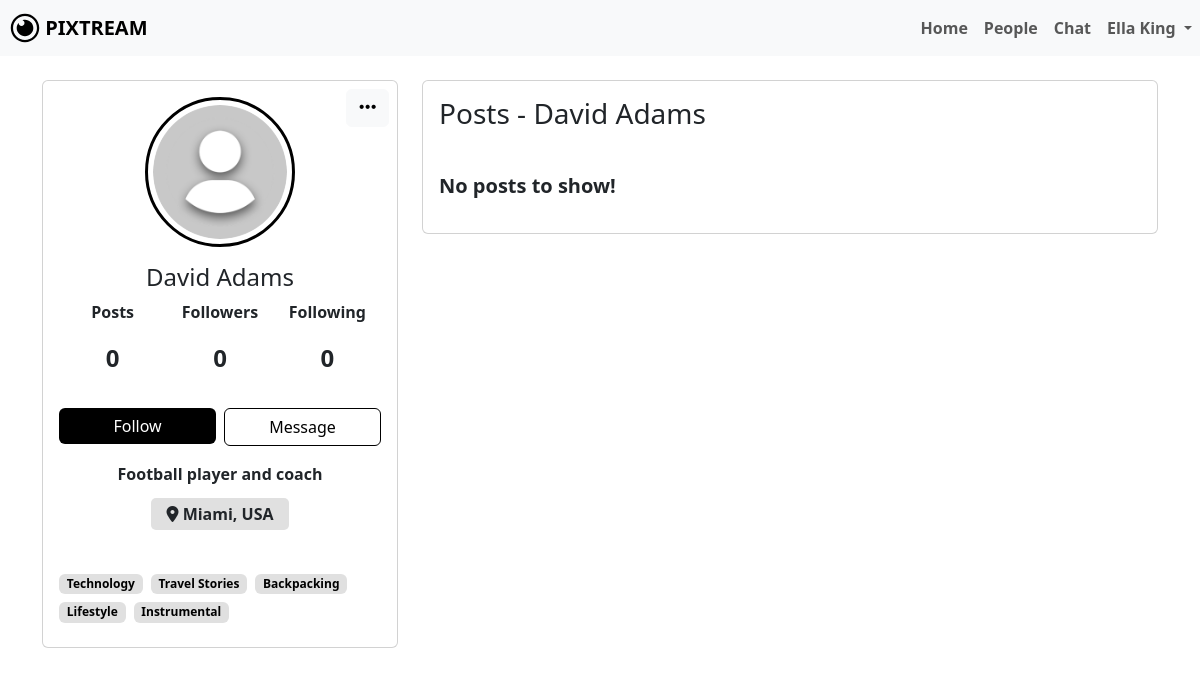
The page /user_profile.php?username=david_adams (signed in) on the database its author committed.
### tables this page shows
CREATE TABLE `users` (
  `id` bigint(20) NOT NULL,
  `name` varchar(100) DEFAULT NULL,
  `username` varchar(191) DEFAULT NULL,
  `email` varchar(191) DEFAULT NULL,
  `password` varchar(255) DEFAULT NULL,
  `bio` text DEFAULT NULL,
  `profile_picture` varchar(255) DEFAULT 'default.png',
  `location` varchar(255) DEFAULT NULL,
  `created_at` timestamp NOT NULL DEFAULT current_timestamp()
);

### user_profile.php (the view, shortened to what this page needs)
<?php
include 'dbconfig.php';
$username = $_SESSION['username'];
$log_sql = "SELECT * FROM users WHERE username='$username';";
$log_result = mysqli_query($conn, $log_sql);
$log_info = mysqli_fetch_assoc($log_result);
$log_id = $log_info['id'];
$log_name = $log_info['name'];
$viewedUsername = $_GET['username'];
$sql = "SELECT * FROM users WHERE username='$viewedUsername';";
$result = mysqli_query($conn, $sql);
$info = mysqli_fetch_assoc($result);
$user_id = $info['id'];
$name = $info['name'];
$profilePhoto = $info['profile_picture'] ?? 'default.png';
$bio = $info['bio'];
$location = $info['location'];
$interests = [];
$sql = "SELECT o.option_name
        FROM user_selections us
        JOIN options o ON us.option_id = o.id
        WHERE us.user_id = (SELECT id FROM users WHERE username = ? LIMIT 1)";
$stmt = $conn->prepare($sql);
$stmt->bind_param("s", $viewedUsername);
$stmt->execute();
$result = $stmt->get_result();
while ($row = $result->fetch_assoc()) {
    $interests[] = $row['option_name'];
}
$followersSql = "SELECT COUNT(*) AS follower_count FROM follows WHERE followed_id='$user_id';";
$followersResult = mysqli_query($conn, $followersSql);
$followersCount = mysqli_fetch_assoc($followersResult)['follower_count'];
$followingSql = "SELECT COUNT(*) AS following_count FROM follows WHERE follower_id='$user_id';";
$followingResult = mysqli_query($conn, $followingSql);
$followingCount = mysqli_fetch_assoc($followingResult)['following_count'];
$postSql = "SELECT COUNT(*) FROM posts WHERE user_id = '$user_id';";
$postResult = mysqli_query($conn, $postSql);
$postInfo = mysqli_fetch_array($postResult);
$postCount = $postInfo[0];
$isFollowingQuery = "SELECT * FROM follows WHERE follower_id = '$log_id' AND followed_id = '$user_id'";
$isFollowingResult = mysqli_query($conn, $isFollowingQuery);
$isFollowing = mysqli_num_rows($isFollowingResult) > 0;
$isBlockedQuery = "SELECT * FROM user_blocks WHERE blocked_by = '$log_id' AND blocked_user = '$user_id'";
$isBlockedResult = mysqli_query($conn, $isBlockedQuery);
$isBlocked = mysqli_num_rows($isBlockedResult) > 0;
?>
<!DOCTYPE html>
<html lang="en">
<head>
    <link rel="stylesheet" href="node_modules/bootstrap/dist/css/bootstrap.min.css">
    <link rel="stylesheet" href="library-files/fontawesome/css/all.min.css">
    <link rel="stylesheet" href="assets/css/me.css">
</head>
<body>
    <nav class="navbar navbar-expand-lg navbar-light bg-light">
        <a class="navbar-brand" href="#">
            <img src="assets/img/LOGO.svg" width="30" height="30" class="d-inline-block align-top" alt="" id="dash-icon">
            <b>PIXTREAM</b>
        </a>
        <div class="collapse navbar-collapse" id="navbarNavDropdown">
            <ul class="navbar-nav ms-auto">
                <li class="nav-item active">
                    <a class="nav-link" href="dashboard.php"><b>Home</b></a>
                </li>
                <li class="nav-item active">
                    <a class="nav-link" href="people.php"><b>People</b></a>
                </li>
                <li class="nav-item active">
                    <a class="nav-link" href="chat.php"><b>Chat</b></a>
                </li>
                <li class="nav-item dropdown">
                    <a class="nav-link dropdown-toggle" href="#" id="navbarDropdownMenuLink" role="button" data-bs-toggle="dropdown" aria-expanded="false">
                        <b><?php echo htmlspecialchars($log_name); ?></b>
                    </a>
                </li>
            </ul>
        </div>
    </nav> <br>
    <div class="container">
        <div class="main-body">
            <div class="row gutters-sm">
                <div class="col-md-4 mb-3">
                    <div class="card h-100 position-relative">
                        <div class="card-body d-flex flex-column">
                            <div class="dropdown position-absolute top-0 end-0 p-2">
                                <button class="btn btn-light custom-dropdown-btn" type="button" id="dropdownMenuButton" data-bs-toggle="dropdown" aria-expanded="false">
                                    <i class="fa-solid fa-ellipsis custom-ellipsis"></i>
                                </button>
                            </div>
                            <div class="d-flex flex-column align-items-center text-center">
                                <div class="profile-img-container">
                                    <img src="profile_picture/<?php echo htmlspecialchars($profilePhoto); ?>" alt="Profile Photo" class="rounded-circle" width="150">
                                </div>
                                <div class="mt-3">
                                    <h4><?php echo htmlspecialchars($name); ?></h4>
                                </div>
                                <div class="d-flex justify-content-around stats">
                                    <div class="stat">
                                        <p><b>Posts</b></p>
                                        <p><?php echo htmlspecialchars($postCount); ?></p>
                                    </div>
                                    <div class="stat" data-bs-toggle="modal" data-bs-target="#followersModal">
                                        <p><b>Followers</b></p>
                                        <p><?php echo htmlspecialchars($followersCount); ?></p>
                                    </div>
                                    <div class="stat" data-bs-toggle="modal" data-bs-target="#followingModal">
                                        <p><b>Following</b></p>
                                        <p><?php echo htmlspecialchars($followingCount); ?></p>
                                    </div>
                                </div>
                                <div class="mt-3 w-100 d-flex">
                                    <?php if ($isBlocked): ?>
                                        <form action="unblock_user.php" method="POST" class="w-100">
                                            <input type="hidden" name="unblock_user_id" value="<?php echo htmlspecialchars($user_id); ?>">
                                            <button type="submit" class="btn mybtn w-100">Unblock</button>
                                        </form>
                                    <?php else: ?>
                                        <form action="follow_unfollow.php" method="POST" class="w-50 me-1">
                                            <?php if ($isFollowing): ?>
                                                <input type="hidden" name="action" value="unfollow">
                                                <button type="submit" class="btn mybtn-outline w-100">Following</button>
                                            <?php else: ?>
                                                <button type="submit" class="btn mybtn w-100">Follow</button>
                                            <?php endif; ?>
                                        </form>
                                        <form action="message.php" method="POST" class="w-50 ms-1">
                                            <a href="chat_screen.php?user_id=<?= htmlspecialchars($user_id);?>
                                                <button type="submit" class="btn mybtn-outline w-100">Message</button>
                                            </a>
                                        </form>
                                    <?php endif; ?>
                                </div>
                                <div class="mt-3 bio-text text-start">
                                    <p><?php echo nl2br(htmlspecialchars($bio)); ?></p>
                                    <span class="mt-3 profile-location">
                                        <i class="fa-solid fa-location-dot"></i> <?php echo $location; ?>
                                    </span>
                                </div>
                                <div class="mt-5 profile-interest">
                                    <div class="d-flex flex-wrap">
                                        <?php foreach ($interests as $interest): ?>
                                            <span class="badge mybadge2 me-2 mb-2"><?php echo htmlspecialchars($interest); ?></span>
                                        <?php endforeach; ?>
                                    </div>
                                </div>
                            </div>
                        </div>
                    </div>
                </div>
                <div class="col-md-8">
                    <div class="row gutters-sm">
                        <div class="col-sm-12 mb-3">
                            <div class="card h-100">
                                <div class="card-body">
                                    <h3 class="d-flex align-items-center mb-3">Posts - <?php echo $name; ?></h3>
                                    <div class="media-grid">
                                    <?php
                                    $postsSql = "SELECT * FROM posts WHERE user_id='$user_id' ORDER BY created_at DESC;";
                                    $postsResult = mysqli_query($conn, $postsSql);
                                    if (mysqli_num_rows($postsResult) === 0) {
                                        echo "<p class='fs-5 mt-4'><b>No posts to show!</b></p>";
                                }
                                ?>
                                    </div>
                                </div>
                            </div>
                        </div>
                    </div>
                </div>
            </div>
        </div>
    </div>
</body>
</html>

### assets/css/me.css (style rules this page uses)
:root { --bs-body-font-weight: 400; }
body { color: black !important; }
li { cursor: pointer; }
.mybtn { background-color: black; color: white; border: none; }
.mybtn-outline { border: 1px solid black; color: black; }
.mybadge2 { background-color: #e0e0e0 !important; font-size: 12px; color: black; }
.bio-text { text-align: center !important; font-weight: bolder; }
.profile-location { background-color: #e0e0e0 !important; padding: 5px 15px; border-radius: 5px; }
a { color: inherit; text-decoration: none; }
#dash-icon { margin-left: 10px; }
.rounded-circle { border: 3px solid #000000; padding: 5px; }
.profile-img-container { position: relative; display: inline-block; }
.profile-img-container img { border-radius: 50%; }
.custom-ellipsis { font-size: 1.2rem; }
.stats { display: flex; justify-content: space-around; width: 100%; }
.stat { text-align: center; flex: 1; cursor: pointer; }
.stat p:nth-of-type(2) { font-size: 1.5rem; font-weight: 600; }
.media-grid { display: flex; flex-wrap: wrap; gap: 10px; }

### rows shown on the page
users: name "Ella King"
users: profile_picture (placeholder picture), name "David Adams", bio "Football player and coach", location "Miami, USA"

### other values the page prints
$postCount "0"
$followersCount "0"
$followingCount "0"
$interest "Technology"
$interest "Travel Stories"
$interest "Backpacking"
$interest "Lifestyle"
$interest "Instrumental"
